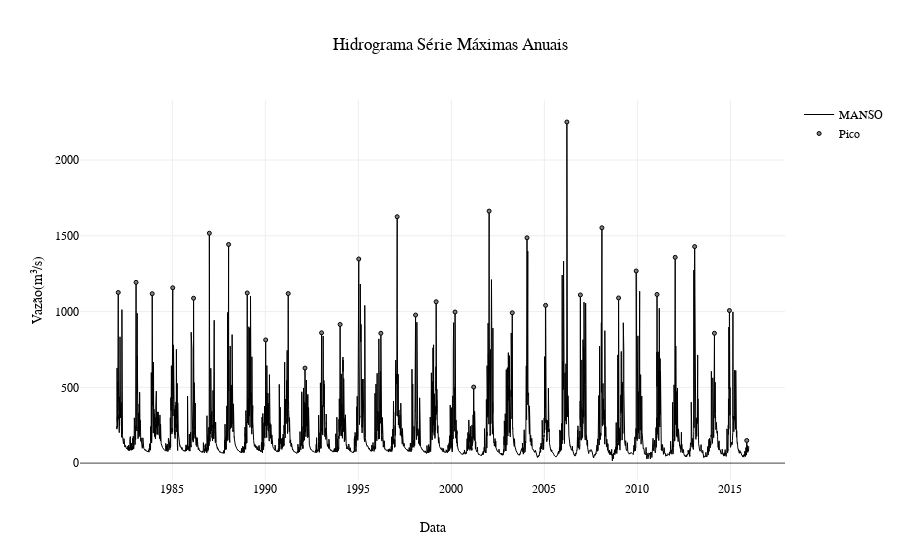

Here is the notebook cell this chart was saved with:
### Markdown cell above
**Hidrograma de máximas anuais**

### Code cell
from plotly.offline import download_plotlyjs, init_notebook_mode, plot, iplot
init_notebook_mode(connected=True)

from hydrogram_annual import HydrogramAnnual
fig, data = HydrogramAnnual(dados_nat, dados_nat_max).plot()
iplot(fig)

### Figure 1 — Plotly figure (JSON) as saved in the notebook; plotly's stock layout.template omitted (floating-point values rounded to 4 significant figures; data arrays with more than 128 entries replaced by an {"elided": "..."} marker saying what was removed)
{"data": [{"connectgaps": false, "line": {"color": "rgb(0, 0, 0)", "width": 1}, "name": "MANSO", "opacity": 1, "type": "scatter", "uid": "5516c7f4-6dd4-4f66-a232-baeae81edbe8", "x": {"elided": "12418 str values"}, "y": {"elided": "12418 float values"}}, {"marker": {"color": "rgb(128, 128, 128)", "line": {"color": "rgb(0, 0, 0)", "width": 1}, "size": 4}, "mode": "markers", "name": "Pico", "opacity": 1, "type": "scatter", "uid": "ea8b1210-4500-4bb3-991e-20961ae08d8d", "x": ["1982-02-03", "1983-01-19", "1983-12-02", "1985-01-08", "1986-02-21", "1986-12-28", "1988-01-10", "1989-01-10", "1990-01-07", "1991-03-26", "1992-02-18", "1993-01-09", "1994-01-08", "1995-01-09", "1996-03-18", "1997-02-01", "1998-01-29", "1999-03-09", "2000-03-14", "2001-03-15", "2002-01-12", "2003-04-11", "2004-01-26", "2005-01-25", "2006-03-19", "2006-12-09", "2008-02-05", "2008-12-28", "2009-12-09", "2011-01-22", "2012-01-14", "2013-01-30", "2014-02-23", "2014-12-14", "2015-11-19"], "y": [1126, 1193, 1118, 1157, 1088, 1517, 1443, 1123, 813, 1119, 627, 860, 915, 1347, 857, 1626, 977, 1065, 997, 502, 1663, 992, 1487, 1041, 2251, 1110, 1553, 1090, 1268, 1113, 1358, 1429, 857, 1007, 149.2]}], "layout": {"autosize": true, "font": {"color": "rgb(0, 0, 0)", "family": "Time New Roman"}, "title": {"text": "Hidrograma Série Máximas Anuais"}, "xaxis": {"autorange": true, "range": ["1980-01-28 01:11:05.0711", "2017-11-24 22:48:54.9289"], "title": {"text": "Data"}, "type": "date"}, "yaxis": {"autorange": true, "range": [-112.6, 2420.0], "title": {"text": "Vazão(m³/s)"}, "type": "linear"}}}
